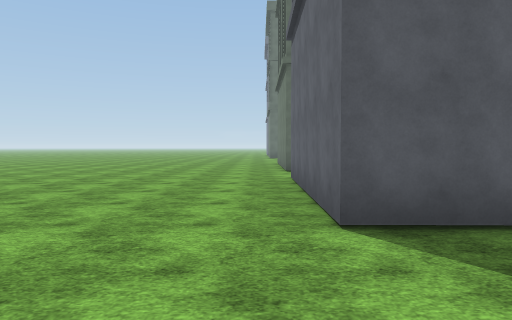
view 1 (above)

16 first-person views from a walk through a Unity game level. The camera is 1.4 m above the floor, tilts 2° down and sees 70° across. The floor is counted in squares, 2 m on a side. Each view is taken from the middle of a square. On the plan, view 1 faces up. The plan holds only what a view shows up to about 11 squares ahead; the rest is blank. The place goes on beyond the plan. The terrain is drawn as flat ground. The player character is not drawn. Surface patterns are stand-ins for the level's own textures.

view 2
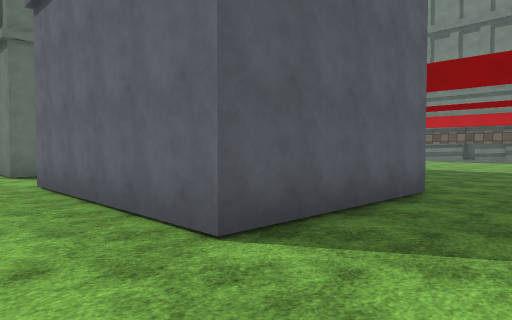

view 3
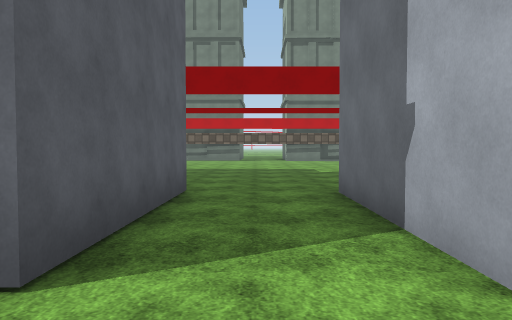

view 4
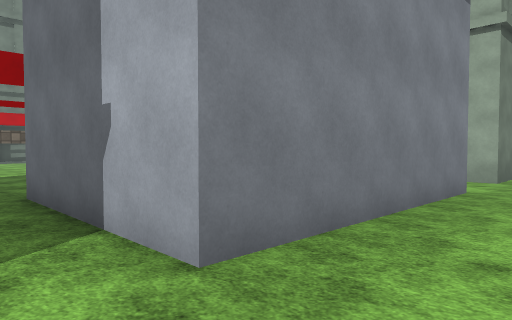

view 5
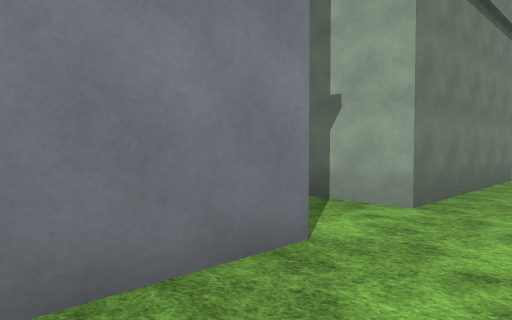

view 6
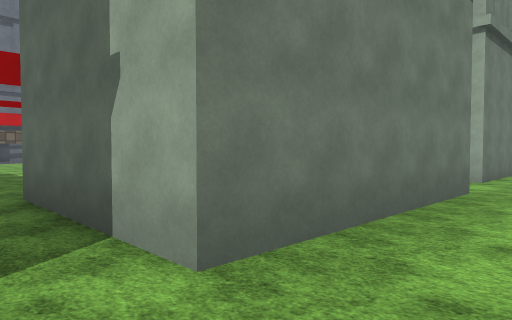

view 7
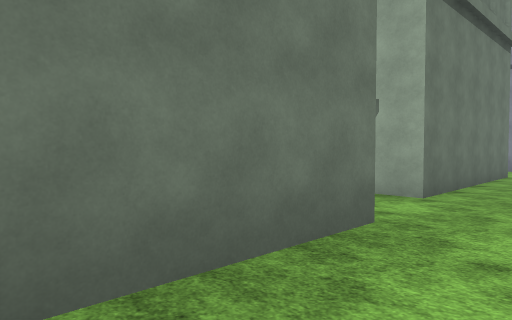

view 8
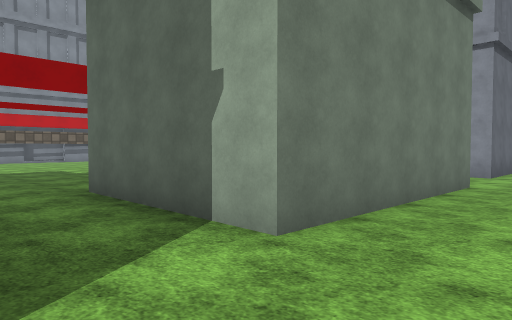

view 9
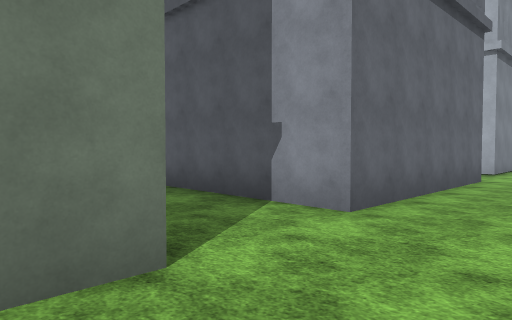

view 10
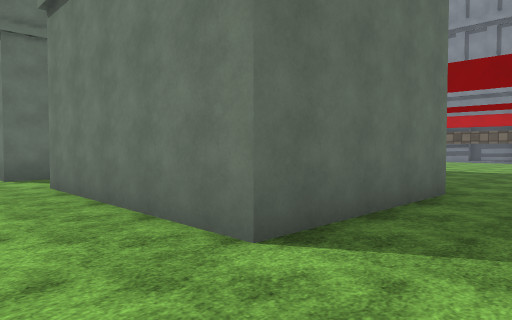

view 11
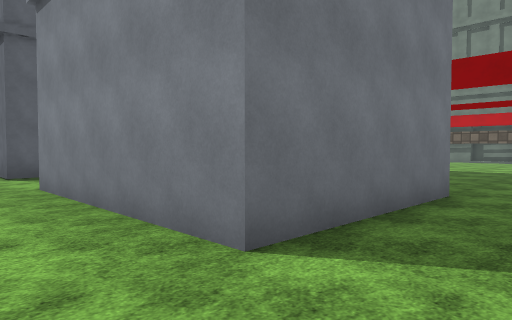

view 12
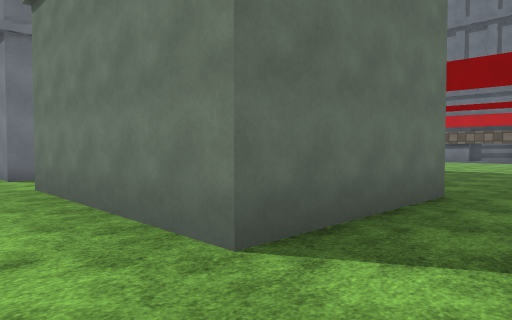

view 13
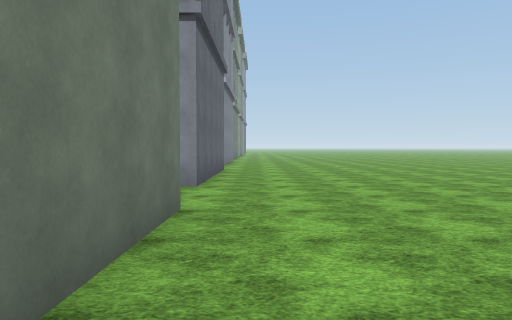

view 14
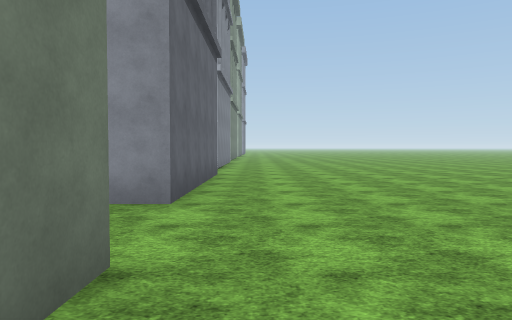

view 15
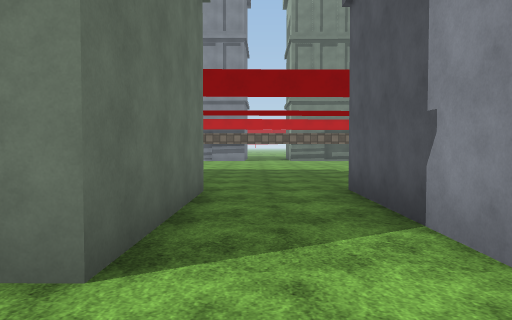

view 16
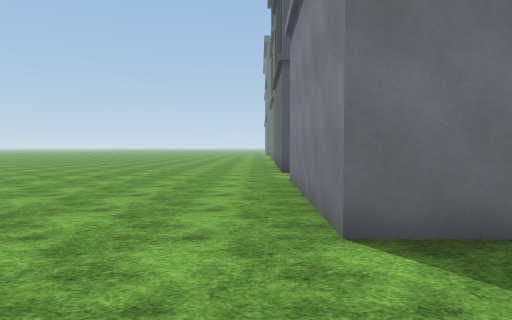

### Floor plan
Key: @ floor where view 1 was taken; # wall or solid block; . floor; O other object.
Columns run from 1 left of view 1 to 6 right of it. Each row starts with its distance up from view 1.
  8 ..O
  7 ..O
  6 ..O
  5 ..O
  4 ..O    #
  3 ..OOOO.#
  2 .......#
  1 .......#
  0 .@OOOO #
 -1 ..O
 -2 ..O
 -3 ..O
 -4 ..OOOO.#
 -5 .......#
 -6 ..OOOO.#
 -7 ..O    #
 -8 ..O
 -9  .O
-10 ..O
-11 ..OOOO.#
-12  ......#
-13 ..OOOO.#
-14 ..O    #
-15 ..O
-16 ..O
-17 ..O
-18 ..OOOOO#
-19 .......#
-20 .......#
-21 ..OOOOO#
-22 ..O
-23 ..O

Positions as (right, up) in squares from view 1, and headings:
1: (0, 0), facing up
2: (-1, 1), facing up-right
3: (-1, 2), facing right
4: (-1, 2), facing down-right
5: (-1, -2), facing down-right
6: (-1, -5), facing down-right
7: (-1, -8), facing down-right
8: (-1, -11), facing down-right
9: (-1, -17), facing down-right
10: (-1, -20), facing up-right
11: (-1, -6), facing up-right
12: (-1, -13), facing up-right
13: (0, -14), facing down
14: (0, -16), facing down
15: (-1, -19), facing right
16: (0, -7), facing up
